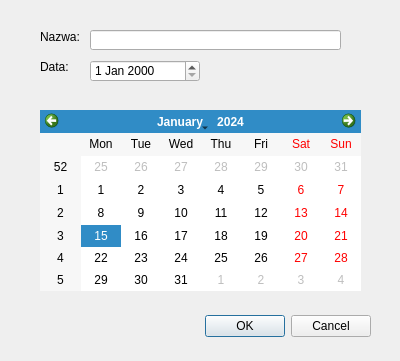
<?xml version="1.0" encoding="UTF-8"?>
<ui version="4.0">
 <class>edycjawystawy</class>
 <widget class="QDialog" name="edycjawystawy">
  <property name="geometry">
   <rect>
    <x>0</x>
    <y>0</y>
    <width>400</width>
    <height>361</height>
   </rect>
  </property>
  <property name="windowTitle">
   <string>Dialog</string>
  </property>
  <widget class="QDialogButtonBox" name="buttonBox">
   <property name="geometry">
    <rect>
     <x>30</x>
     <y>310</y>
     <width>341</width>
     <height>32</height>
    </rect>
   </property>
   <property name="orientation">
    <enum>Qt::Horizontal</enum>
   </property>
   <property name="standardButtons">
    <set>QDialogButtonBox::Cancel|QDialogButtonBox::Ok</set>
   </property>
  </widget>
  <widget class="QCalendarWidget" name="kalendarz">
   <property name="geometry">
    <rect>
     <x>40</x>
     <y>110</y>
     <width>321</width>
     <height>181</height>
    </rect>
   </property>
  </widget>
  <widget class="QLineEdit" name="Nazwa">
   <property name="geometry">
    <rect>
     <x>90</x>
     <y>30</y>
     <width>251</width>
     <height>20</height>
    </rect>
   </property>
  </widget>
  <widget class="QLabel" name="label">
   <property name="geometry">
    <rect>
     <x>40</x>
     <y>30</y>
     <width>47</width>
     <height>13</height>
    </rect>
   </property>
   <property name="text">
    <string>Nazwa:</string>
   </property>
  </widget>
  <widget class="QDateEdit" name="data">
   <property name="geometry">
    <rect>
     <x>90</x>
     <y>60</y>
     <width>110</width>
     <height>22</height>
    </rect>
   </property>
  </widget>
  <widget class="QLabel" name="label_2">
   <property name="geometry">
    <rect>
     <x>40</x>
     <y>60</y>
     <width>47</width>
     <height>13</height>
    </rect>
   </property>
   <property name="text">
    <string>Data:</string>
   </property>
  </widget>
 </widget>
 <resources/>
 <connections>
  <connection>
   <sender>buttonBox</sender>
   <signal>accepted()</signal>
   <receiver>edycjawystawy</receiver>
   <slot>accept()</slot>
   <hints>
    <hint type="sourcelabel">
     <x>248</x>
     <y>254</y>
    </hint>
    <hint type="destinationlabel">
     <x>157</x>
     <y>274</y>
    </hint>
   </hints>
  </connection>
  <connection>
   <sender>buttonBox</sender>
   <signal>rejected()</signal>
   <receiver>edycjawystawy</receiver>
   <slot>reject()</slot>
   <hints>
    <hint type="sourcelabel">
     <x>316</x>
     <y>260</y>
    </hint>
    <hint type="destinationlabel">
     <x>286</x>
     <y>274</y>
    </hint>
   </hints>
  </connection>
 </connections>
</ui>
